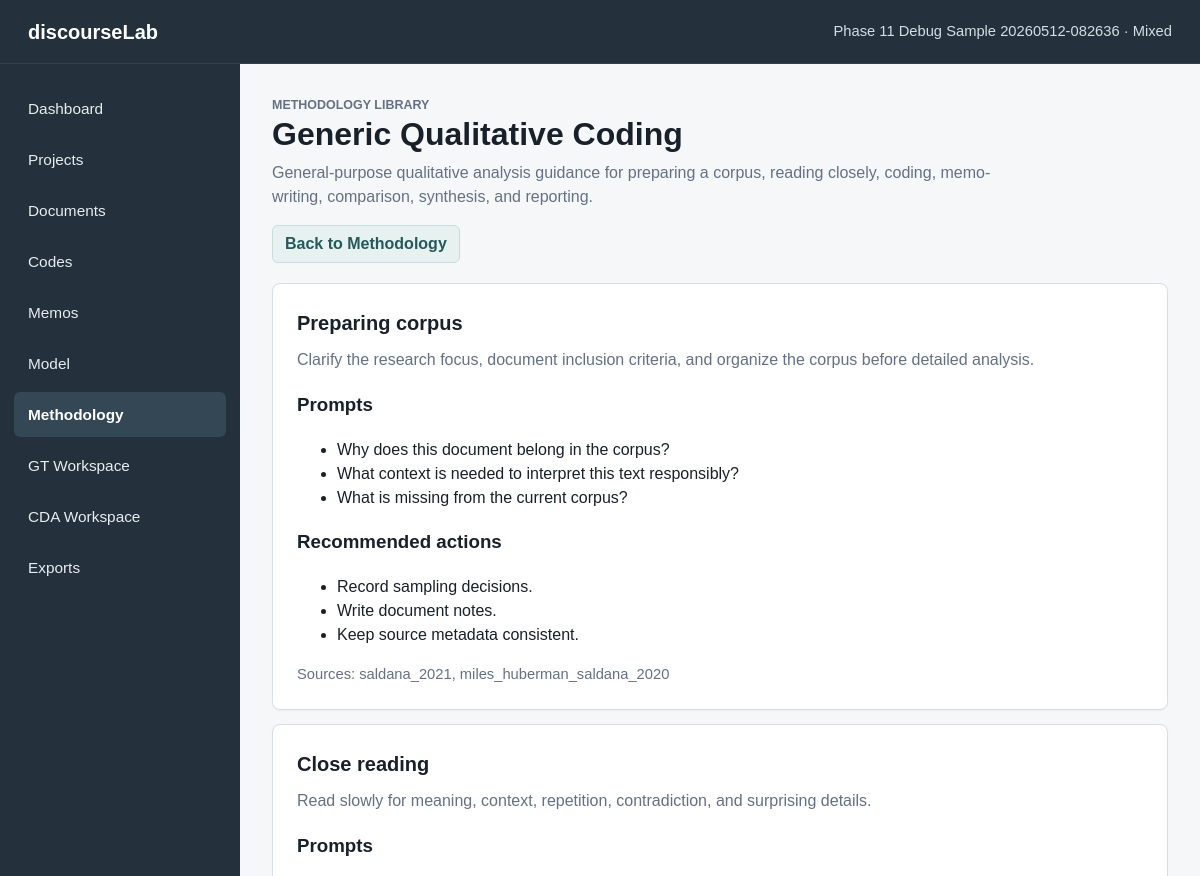
Before: /methodology/library/generic_qualitative (upper part) with the older database file.
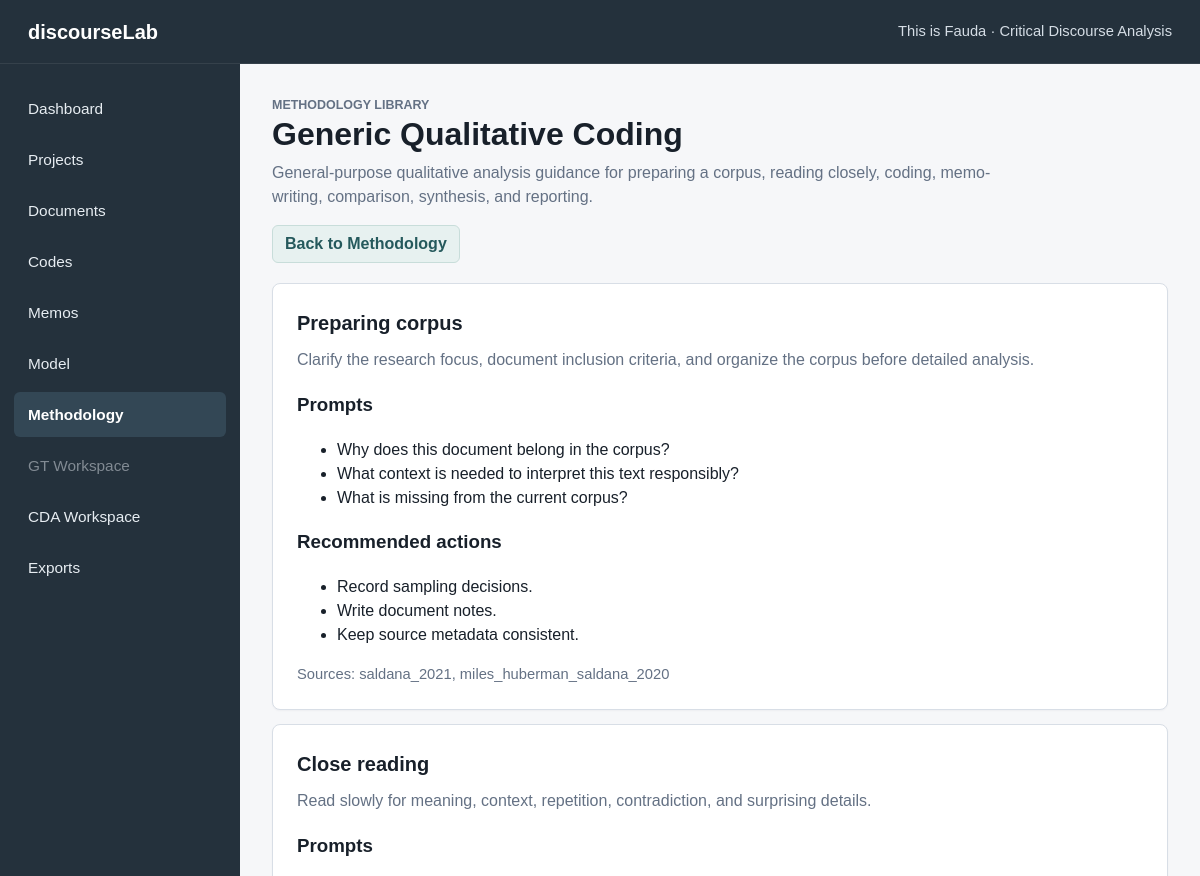
After: the same page with the newer database file.
### tables this page shows
CREATE TABLE projects (
    id INTEGER PRIMARY KEY AUTOINCREMENT,
    name TEXT NOT NULL,
    description TEXT,
    created_at TEXT NOT NULL DEFAULT CURRENT_TIMESTAMP,
    updated_at TEXT NOT NULL DEFAULT CURRENT_TIMESTAMP
, methodology_mode TEXT NOT NULL DEFAULT 'mixed', status TEXT NOT NULL DEFAULT 'active', last_opened_at TEXT, research_goal TEXT, principal_investigator TEXT);

### app.py (the view)
    @app.route("/methodology/library/<library_id>")
    def methodology_library(library_id: str):
        active_project = get_active_project()
        library = load_methodology_library(library_id)
        if library is None:
            flash("Methodology library not found.", "error")
            abort(404)
        return render_template(
            "methodology_library.html",
            title=library["title"],
            active_page="methodology",
            active_project=active_project,
            library=library,
        )

### app.py (called while the page is built)
def get_db() -> sqlite3.Connection:
    if "db" not in g:
        g.db = sqlite3.connect(DATABASE)
        g.db.row_factory = sqlite3.Row
        g.db.execute("PRAGMA foreign_keys = ON")
    return g.db

def query_one(sql: str, params: tuple = ()) -> sqlite3.Row | None:
    return get_db().execute(sql, params).fetchone()

def get_project(project_id: int) -> sqlite3.Row | None:
    return query_one(
        """
        SELECT id, name, description, methodology_mode, status, last_opened_at,
               research_goal, principal_investigator, created_at, updated_at
        FROM projects
        WHERE id = ? AND status != 'deleted'
        """,
        (project_id,),
    )

def project_supports_gt(project: sqlite3.Row | dict) -> bool:
    return project["methodology_mode"] in {"gt", "mixed"}

def project_supports_cda(project: sqlite3.Row | dict) -> bool:
    return project["methodology_mode"] in {"cda", "mixed"}

### templates/methodology_library.html (shortened to what this page needs)
{% extends "base.html" %}
{% block content %}
<section class="page-header">
    <p class="eyebrow">Methodology library</p>
    <h1>{{ library.title }}</h1>
    <p>{{ library.short_description }}</p>
</section>
<section class="detail-actions">
    <a class="button-secondary" href="{{ url_for('methodology') }}">Back to Methodology</a>
</section>
<section class="methodology-card-grid">
    {% for phase in library.phases %}
        <article class="info-panel methodology-phase-card">
            <h2>{{ phase.title }}</h2>
            <p>{{ phase.description }}</p>
            {% if phase.prompts %}
                <h3>Prompts</h3>
                <ul>{% for prompt in phase.prompts %}<li>{{ prompt }}</li>{% endfor %}</ul>
            {% endif %}
            {% if phase.recommended_actions %}
                <h3>Recommended actions</h3>
                <ul>{% for action in phase.recommended_actions %}<li>{{ action }}</li>{% endfor %}</ul>
            {% endif %}
            {% if phase.sources %}
                <p class="muted-text">Sources: {{ phase.sources|join(", ") }}</p>
            {% endif %}
        </article>
    {% endfor %}
</section>
{% endblock %}

### templates/base.html (shortened to what this page needs)
<!doctype html>
<html lang="en">
<head>
    <link rel="stylesheet" href="{{ url_for('static', filename='style.css') }}">
</head>
<body>
    <div class="app-shell">
        <header class="topbar">
            <div class="app-name">discourseLab</div>
            <div class="app-context">
                {{ active_project.name if active_project else "No active project" }}
                {% if active_project %}· {{ methodology_mode_labels[active_project.methodology_mode] }}{% endif %}
            </div>
        </header>
        <aside class="sidebar" aria-label="Main navigation">
            <nav class="sidebar-nav">
                <a href="{{ url_for('dashboard') }}" class="{{ 'active' if active_page == 'dashboard' else '' }}">Dashboard</a>
                <a href="{{ url_for('projects') }}" class="{{ 'active' if active_page == 'projects' else '' }}">Projects</a>
                <a href="{{ url_for('documents') }}" class="{{ 'active' if active_page == 'documents' else '' }}">Documents</a>
                <a href="{{ url_for('codes') }}" class="{{ 'active' if active_page == 'codes' else '' }}">Codes</a>
                <a href="{{ url_for('memos') }}" class="{{ 'active' if active_page == 'memos' else '' }}">Memos</a>
                <a href="{{ url_for('model_builder') }}" class="{{ 'active' if active_page == 'model' else '' }}">Model</a>
                <a href="{{ url_for('methodology') }}" class="{{ 'active' if active_page == 'methodology' else '' }}">Methodology</a>
                {% if supports_gt %}
                    <a href="{{ url_for('gt_workspace') }}" class="{{ 'active' if active_page == 'gt' else '' }}">GT Workspace</a>
                {% else %}
                    <span class="nav-disabled">GT Workspace</span>
                {% endif %}
                {% if supports_cda %}
                    <a href="{{ url_for('cda_workspace') }}" class="{{ 'active' if active_page == 'cda' else '' }}">CDA Workspace</a>
                {% else %}
                    <span class="nav-disabled">CDA Workspace</span>
                {% endif %}
                <a href="{{ url_for('exports') }}" class="{{ 'active' if active_page == 'exports' else '' }}">Exports</a>
            </nav>
        </aside>
        <main class="content">
            {% block content %}{% endblock %}
        </main>
    </div>
</body>
</html>

Changed rows visible on the page:
no longer on this page (row unchanged): projects: name "Phase 11 Debug Sample 20260512-082636", methodology_mode "Mixed"
added projects: name "This is Fauda", methodology_mode "Critical Discourse Analysis"
